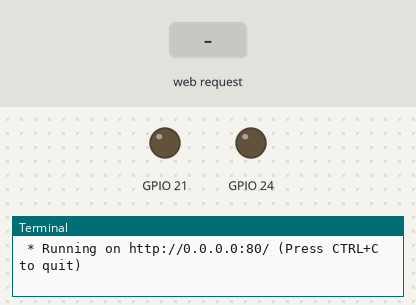
The program below on a simulated Raspberry Pi (BCM pin numbers). On the bench: output pins drawn as LEDs (lit = HIGH), the last lines printed to the terminal. The test bench sets the inputs (shaded band). The clock reads 2024-03-15 10:24:30 at power-on unless the program sets it.

Above: at 1.2 s.
1.3 s: HTTP request for /21/on received
At 2.4 s:
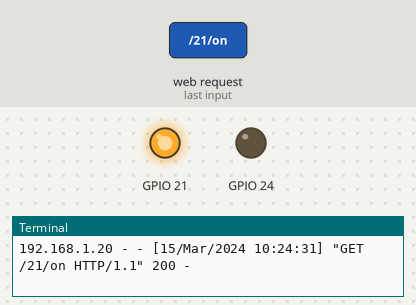
2.8 s: HTTP request for /24/on received
At 3.5 s:
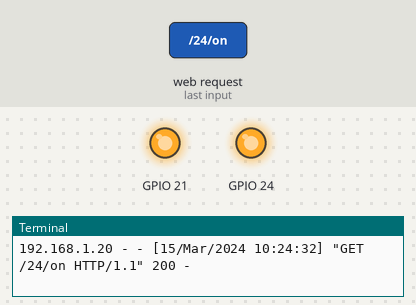
4.3 s: HTTP request for /21/off received
At 4.7 s:
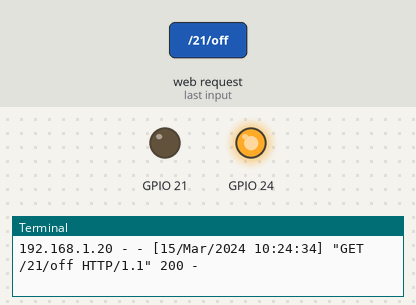
5.8 s: HTTP request for /24/off received
At 7.0 s:
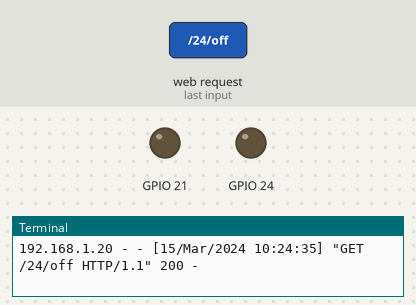
Timing chart, 0 to 8.3 s (numbered marks = the images above; inputs shaded):
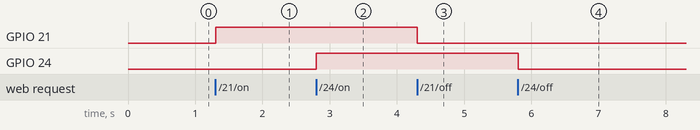

Measured:
- after the input at 1.3 s, GPIO 21: LOW → HIGH at once
- after the input at 2.8 s, GPIO 24: LOW → HIGH at once
- after the input at 4.3 s, GPIO 21: HIGH → LOW at once
- after the input at 5.8 s, GPIO 24: HIGH → LOW at once

The program:

app.py
```python
'''

Adapted excerpt from Getting Started with Raspberry Pi by Matt Richardson

Modified by Rui Santos
Complete project details: http://randomnerdtutorials.com

'''

import RPi.GPIO as GPIO
from flask import Flask, render_template, request
app = Flask(__name__)

GPIO.setmode(GPIO.BCM)

# Create a dictionary called pins to store the pin number, name, and pin state:
pins = {
   21 : {'name' : 'GPIO 21', 'state' : GPIO.LOW},
   24 : {'name' : 'GPIO 24', 'state' : GPIO.LOW}
   }

# Set each pin as an output and make it low:
for pin in pins:
   GPIO.setup(pin, GPIO.OUT)
   GPIO.output(pin, GPIO.LOW)

@app.route("/")
def main():
   # For each pin, read the pin state and store it in the pins dictionary:
   for pin in pins:
      pins[pin]['state'] = GPIO.input(pin)
   # Put the pin dictionary into the template data dictionary:
   templateData = {
      'pins' : pins
      }
   # Pass the template data into the template main.html and return it to the user
   return render_template('main.html', **templateData)

# The function below is executed when someone requests a URL with the pin number and action in it:
@app.route("/<changePin>/<action>")
def action(changePin, action):
   # Convert the pin from the URL into an integer:
   changePin = int(changePin)
   # Get the device name for the pin being changed:
   deviceName = pins[changePin]['name']
   # If the action part of the URL is "on," execute the code indented below:
   if action == "on":
      # Set the pin high:
      GPIO.output(changePin, GPIO.HIGH)
      # Save the status message to be passed into the template:
      message = "Turned " + deviceName + " on."
   if action == "off":
      GPIO.output(changePin, GPIO.LOW)
      message = "Turned " + deviceName + " off."

   # For each pin, read the pin state and store it in the pins dictionary:
   for pin in pins:
      pins[pin]['state'] = GPIO.input(pin)

   # Along with the pin dictionary, put the message into the template data dictionary:
   templateData = {
      'pins' : pins
   }

   return render_template('main.html', **templateData)

if __name__ == "__main__":
   app.run(host='0.0.0.0', port=80, debug=True)
```
